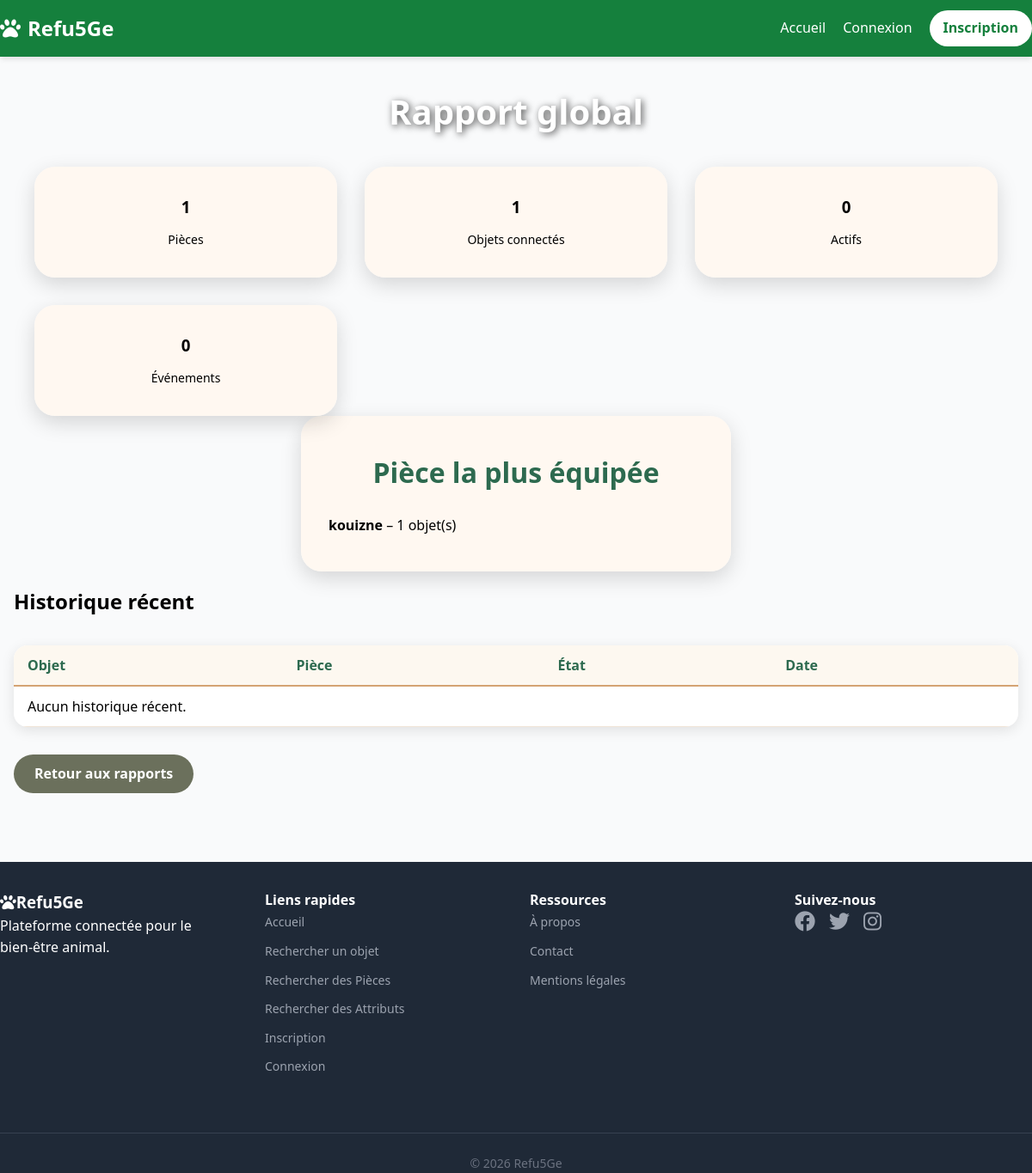
Page /rapports/global/ on the earlier database version.
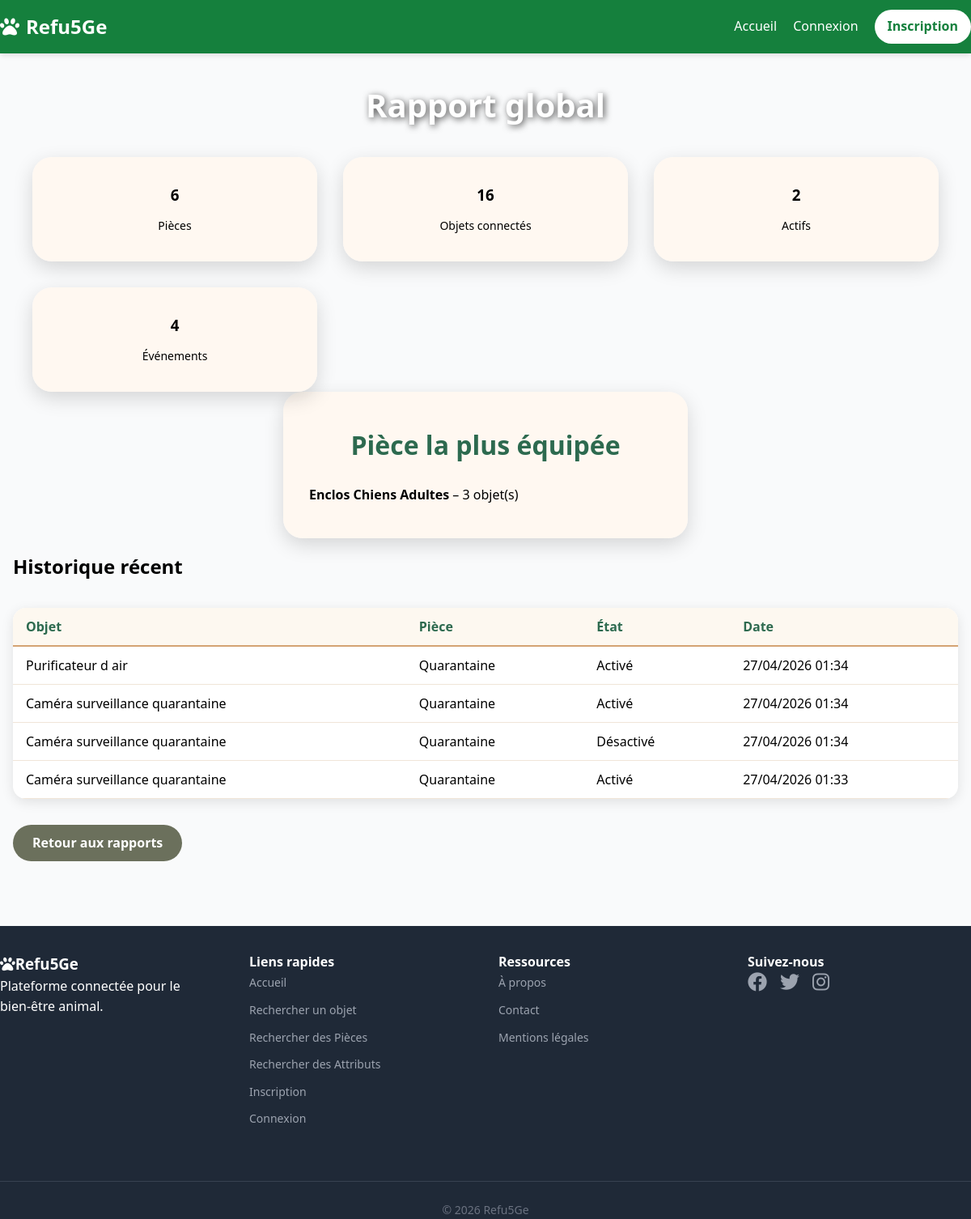
Same page on the later database version.
### core/models.py (models this page shows, shortened)
class Room(models.Model):
    id = models.AutoField(primary_key=True)
    name = models.CharField(max_length=100, unique=True)

class DeviceLogActivation(models.Model):
    id = models.AutoField(primary_key=True)
    device = models.ForeignKey(Device, on_delete=models.CASCADE, related_name="logs")
    state = models.BooleanField(default=False)
    date = models.DateTimeField(default=timezone.now)

class Device(models.Model):
    id = models.AutoField(primary_key=True)
    name = models.CharField(max_length=100)
    type = models.CharField(max_length=50)
    description = models.TextField(max_length=200)
    state = models.BooleanField(default=False)
    room = models.ForeignKey(Room, on_delete=models.CASCADE, related_name='devices')
    consumption_per_hour = models.FloatField(default=0.0, validators=[MinValueValidator(0.0)])

### rapports/views.py (the view)
# urls.py: path("global/", views.rapport_global, name="rapport_global"),
def rapport_global(request):
    total_rooms = Room.objects.count()
    total_devices = Device.objects.count()
    active_devices = Device.objects.filter(state=True).count()
    inactive_devices = Device.objects.filter(state=False).count()
    total_logs = DeviceLogActivation.objects.count()
    room_most_devices = (
        Room.objects
        .annotate(nombre_objets=Count("devices"))
        .order_by("-nombre_objets")
        .first()
    )
    recent_logs = (
        DeviceLogActivation.objects
        .select_related("device", "device__room")
        .order_by("-date")[:10]
    )
    context = {
        "total_rooms": total_rooms,
        "total_devices": total_devices,
        "active_devices": active_devices,
        "inactive_devices": inactive_devices,
        "total_logs": total_logs,
        "room_most_devices": room_most_devices,
        "recent_logs": recent_logs,
    }
    return render(request, "rapports/global.html", context)

### templates/rapports/global.html (shortened to what this page needs)
{% extends "base.html" %}
{% block body_class %}auth-page{% endblock %}
{% block content %}
<div class="auth-content">
    <div class="userlist-container">
        <h1 class="userlist-title">Rapport global</h1>
        <div class="cards-grid mb-6">
            <div class="card text-center">
                <h3>{{ total_rooms }}</h3>
                <p class="text-sm text-gray-600">Pièces</p>
            </div>
            <div class="card text-center">
                <h3>{{ total_devices }}</h3>
                <p class="text-sm text-gray-600">Objets connectés</p>
            </div>
            <div class="card text-center">
                <h3>{{ active_devices }}</h3>
                <p class="text-sm text-gray-600">Actifs</p>
            </div>
            <div class="card text-center">
                <h3>{{ total_logs }}</h3>
                <p class="text-sm text-gray-600">Événements</p>
            </div>
        </div>
        {% if room_most_devices %}
        <div class="card mb-4">
            <h2 class="text-lg font-semibold mb-2">Pièce la plus équipée</h2>
            <p><strong>{{ room_most_devices.name }}</strong> – {{ room_most_devices.nombre_objets }} objet(s)</p>
        </div>
        {% endif %}
        <h2 class="text-xl font-semibold mt-4 mb-2">Historique récent</h2>
        <div class="table-wrapper">
            <table>
                <thead>
                    <tr>
                        <th>Objet</th>
                        <th>Pièce</th>
                        <th>État</th>
                        <th>Date</th>
                    </tr>
                </thead>
                <tbody>
                    {% for log in recent_logs %}
                    <tr>
                        <td>{{ log.device.name }}</td>
                        <td>{{ log.device.room.name }}</td>
                        <td>{% if log.state %}Activé{% else %}Désactivé{% endif %}</td>
                        <td>{{ log.date|date:"d/m/Y H:i" }}</td>
                    </tr>
                    {% empty %}
                    <tr><td colspan="4">Aucun historique récent.</td></tr>
                    {% endfor %}
                </tbody>
            </table>
        </div>
        <a href="{% url 'rapports_accueil' %}" class="btn btn-secondary mt-4">Retour aux rapports</a>
    </div>
</div>
{% endblock %}

Differences in the rows shown:
changed Room: name "kouizne" → "Enclos Chiens Adultes"; nombre_objets "1" → "3"
added DeviceLogActivation: device.name "Purificateur d air", device.room.name "Quarantaine", state "Activé", date "27/04/2026 01:34"
added DeviceLogActivation: device.name "Caméra surveillance quarantaine", device.room.name "Quarantaine", state "Activé", date "27/04/2026 01:34"
added DeviceLogActivation: device.name "Caméra surveillance quarantaine", device.room.name "Quarantaine", state "Désactivé", date "27/04/2026 01:34"
added DeviceLogActivation: device.name "Caméra surveillance quarantaine", device.room.name "Quarantaine", state "Activé", date "27/04/2026 01:33"
Other differences:
{{ total_rooms }}: "1" → "6"
{{ total_devices }}: "1" → "16"
{{ active_devices }}: "0" → "2"
{{ total_logs }}: "0" → "4"
text no longer shown: "Aucun historique récent."
